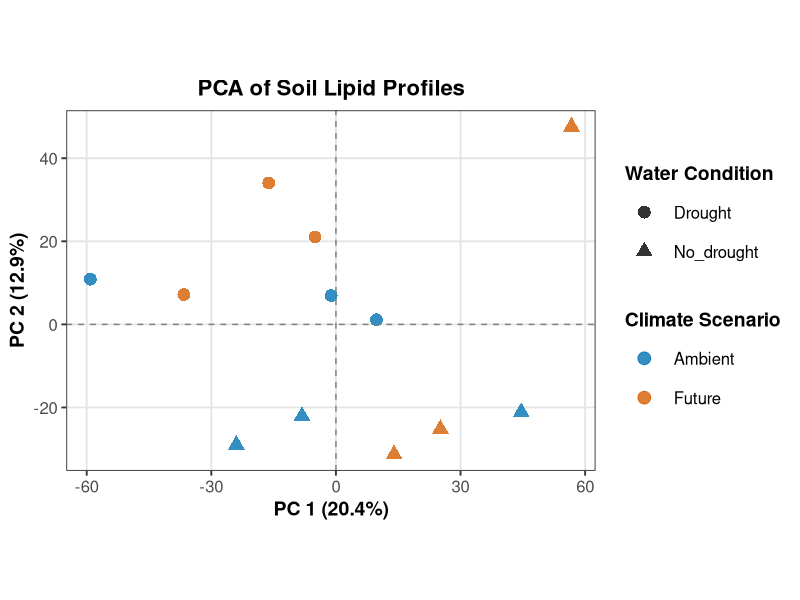
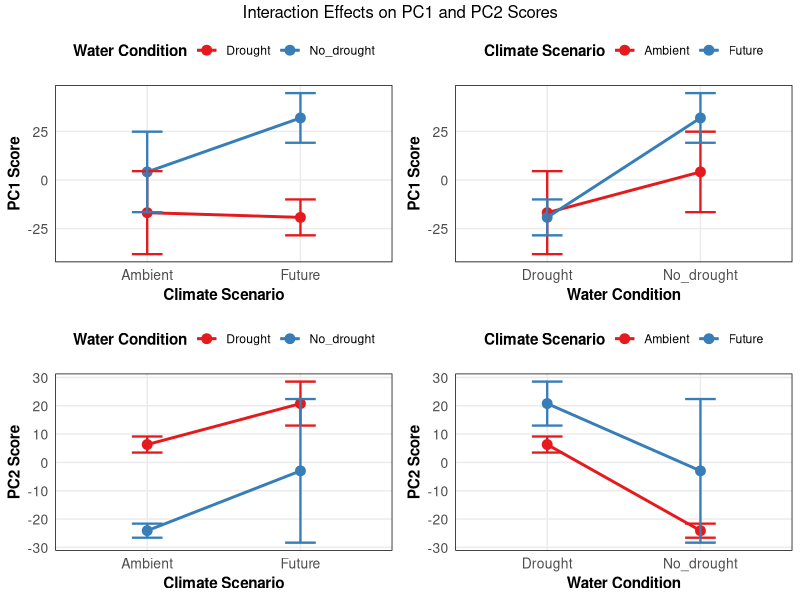
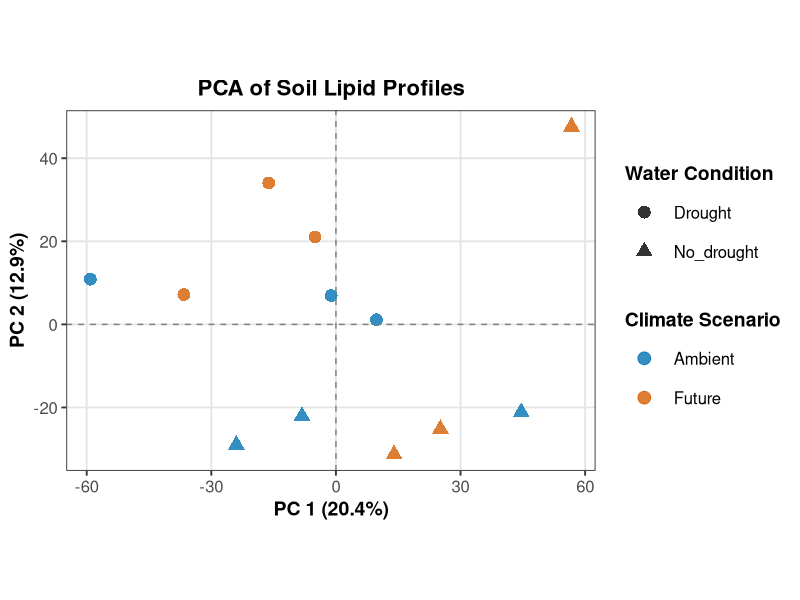

Here is the R script that generated these plots, in order:
## ---- chunk 1
library(readr)
library(dplyr)
library(ggplot2)
library(FactoMineR)
library(car)
library(stats)
library(multcomp)
library(tibble)


metadata <- read_csv('Metadata.csv')
normalized_data <- read_csv('normalized_data.csv')


## ---- chunk 2

normalized_data_t <- as.data.frame(t(normalized_data[-1]))
colnames(normalized_data_t) <- normalized_data$GlobalID
rownames(normalized_data_t) <- colnames(normalized_data)[-1]

# Merge data
metadata <- metadata %>% column_to_rownames(var = "Sample")
merged_data <- merge(metadata, normalized_data_t, by = "row.names")
rownames(merged_data) <- merged_data$Row.names
merged_data <- merged_data[-1]

# Extract dependent and independent variables
dependent_vars <- merged_data[, -(1:2)]
independent_vars <- merged_data[, 1:2]

# Perform PCA
pca_result <- PCA(dependent_vars, graph = FALSE)

# Print eigenvalues and variance explained
print(pca_result$eig)

# Choose number of components to keep (in this case, 8)
num_components_to_keep <- 9


# Print the dimensions of pca_result$ind$coord
print(dim(pca_result$ind$coord))

# Get the number of available components
num_available_components <- ncol(pca_result$ind$coord)

# Print the number of available components
print(paste("Number of available components:", num_available_components))

# Choose the minimum between desired components and available components
num_components_to_keep <- min(9, num_available_components)

# Create PCA data frame with available components
pca_data <- as.data.frame(pca_result$ind$coord[, 1:num_components_to_keep])
pca_data <- cbind(pca_data, independent_vars)


# Print the first few rows of the resulting data frame
print(head(pca_data))


## ---- chunk 3
library(ggplot2)
library(ggrepel)

var_explained <- pca_result$eig[, "percentage of variance"]
pc1_var <- round(var_explained[1], 1)
pc2_var <- round(var_explained[2], 1)

pca_plot <- ggplot(pca_data, aes(x = Dim.1, y = Dim.2, color = Type1, shape = Type2)) +
  geom_point(size = 4, alpha = 0.8) +
  scale_color_manual(values = c("Ambient" = "#0072B2", "Future" = "#D55E00"),
                     name = "Climate Scenario") +
  scale_shape_manual(values = c("Drought" = 16, "No_drought" = 17),
                     name = "Water Condition") +
  theme_bw(base_size = 14) +
  theme(
    panel.grid.minor = element_blank(),
    panel.grid.major = element_line(color = "gray90"),
    legend.position = "right",
    legend.box = "vertical",
    legend.key.size = unit(1, "cm"),
    legend.text = element_text(size = 12),
    legend.title = element_text(size = 14, face = "bold"),
    plot.title = element_text(hjust = 0.5, face = "bold", size = 16),
    axis.title = element_text(face = "bold", size = 14),
    axis.text = element_text(size = 12)
  ) +
  labs(
    title = "PCA of Soil Lipid Profiles",
    x = paste0("PC 1 (", pc1_var, "%)"),
    y = paste0("PC 2 (", pc2_var, "%)")
  ) +
  geom_hline(yintercept = 0, linetype = "dashed", color = "gray50") +
  geom_vline(xintercept = 0, linetype = "dashed", color = "gray50") +
  coord_fixed(ratio = 1)
print(pca_plot)

#use ggsave to export the plot as SVG
ggsave("pca_soil_lipid_profiles.pdf", plot = pca_plot, width = 10, height = 8, units = "in", dpi = 300)
## ---- chunk 4
library(ggplot2)
library(gridExtra)
library(scales)

# Function to create interaction plot with improved aesthetics
create_interaction_plot <- function(data, x_var, y_var, color_var, y_label) {
  ggplot(data, aes_string(x = x_var, y = y_var, color = color_var, group = color_var)) +
    stat_summary(fun = mean, geom = "point", size = 3) +
    stat_summary(fun = mean, geom = "line", size = 1) +
    stat_summary(fun.data = mean_se, geom = "errorbar", width = 0.2, size = 0.8) +
    labs(x = ifelse(x_var == "Type1", "Climate Scenario", "Water Condition"),
         y = y_label,
         color = ifelse(color_var == "Type1", "Climate Scenario", "Water Condition")) +
    scale_color_brewer(palette = "Set1") +
    theme_minimal() +
    theme(
      legend.position = "top",
      legend.title = element_text(face = "bold"),
      axis.title = element_text(face = "bold"),
      axis.text = element_text(size = 10),
      panel.grid.minor = element_blank(),
      panel.border = element_rect(color = "black", fill = NA, size = 0.5)
    )
}

# Create the four interaction plots
plot1 <- create_interaction_plot(pca_data, "Type1", "Dim.1", "Type2", "PC1 Score")
plot2 <- create_interaction_plot(pca_data, "Type2", "Dim.1", "Type1", "PC1 Score")
plot3 <- create_interaction_plot(pca_data, "Type1", "Dim.2", "Type2", "PC2 Score")
plot4 <- create_interaction_plot(pca_data, "Type2", "Dim.2", "Type1", "PC2 Score")

# Combine the plots with improved layout
combined_plot <- arrangeGrob(
  plot1, plot2, plot3, plot4, 
  ncol = 2, 
  top = "Interaction Effects on PC1 and PC2 Scores"
)

# Save the plot in high resolution
ggsave("interaction_plots.pdf", combined_plot, width = 12, height = 10, dpi = 300)

# Display the combined plot
grid.arrange(combined_plot)
